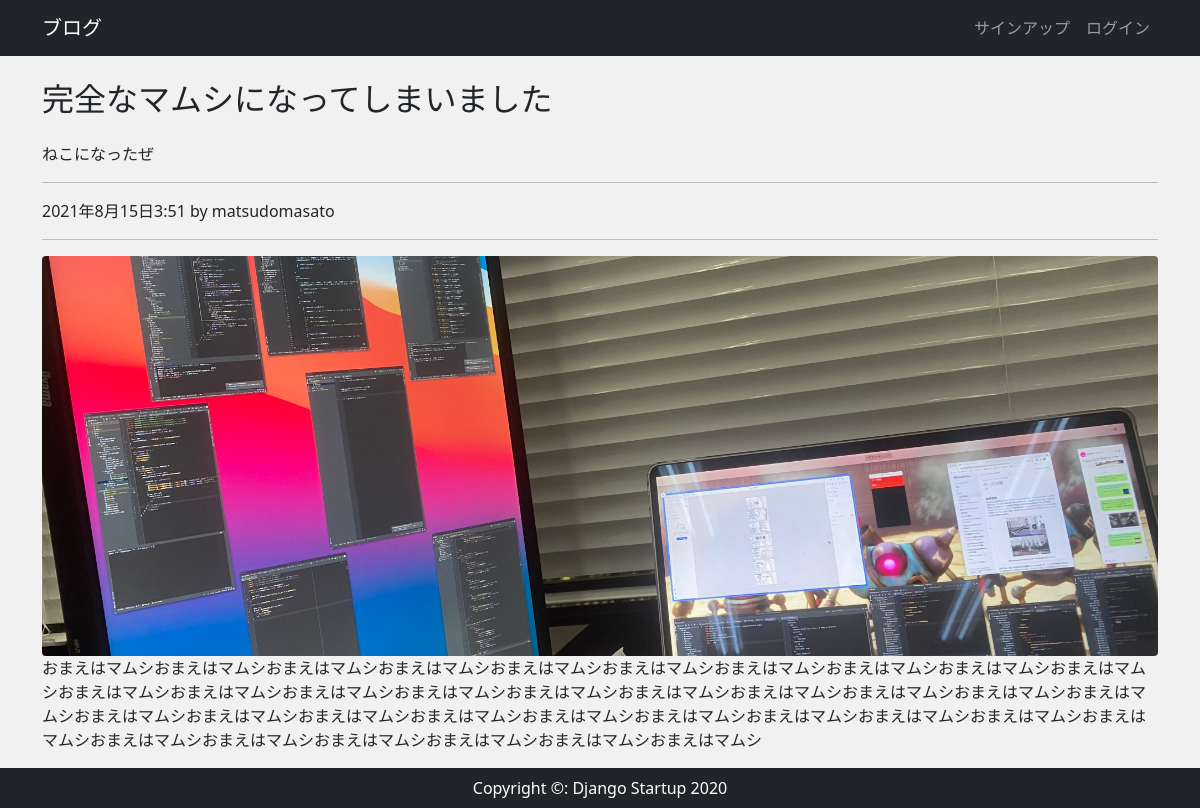
The app's page /post/1/ with its own data.
### app/models.py (models this page shows, shortened)
class Post(models.Model):
    auther =models.ForeignKey(settings.AUTH_USER_MODEL,on_delete=models.CASCADE)
    category =models.ForeignKey(Category,verbose_name='カテゴリ',on_delete=models.PROTECT)
    image =models.ImageField(upload_to='images',verbose_name='イメージ画像',null=True,blank=True)
    title =models.CharField("タイトル",max_length=200)
    content =models.TextField("本文")
    created =models.DateTimeField("作成日",default=timezone.now)

class Category(models.Model):
    name =models.CharField('カテゴリ',max_length=100)
    def __str__(self):
        return self.name

### app/views.py (the view)
# urls.py: path('post/<int:pk>/',views.PostDetailView.as_view(),name='post_detail'),
class PostDetailView(View):
    def get(self, request, *args, **kwargs):
        post_data = Post.objects.get(id=self.kwargs['pk'])
        return render(request, 'app/post_detail.html', {
            'post_data': post_data
        })

### app/context_processors.py (called while the page is built)
def common(request):
    category_data =Category.objects.all()
    context ={
        'category_data':category_data
    }
    return context

### app/templates/app/post_detail.html (shortened to what this page needs)
{% extends "app/base.html"%}
{%block content%}
<h2 class="my-4">{{post_data.title}}</h2>
<p>{{post_data.category}}</p>
<hr>
<p>{{post_data.created}} by {{post_data.auther}}</p>
<hr>
{% if post_data.image%}
<img src="{{post_data.image.url}}" alt="" class="rounded detail-img">
{% endif%}
<p>{{post_data.content}}</p>
{%endblock%}

### app/static/css/style.css (style rules this page uses)
* { margin: 0; padding: 0; box-sizing: border-box; }
body { background: #f1f1f1; display: flex; flex-flow: column; min-height: 100vh; }
.detail-img { object-fit: cover; width: 100%; height: 400px; }

### records on screen
Post: title "完全なマムシになってしまいました", category "ねこになったぜ", created "2021年8月15日3:51", auther "matsudomasato", image (picture), content "おまえはマムシおまえはマムシおまえはマムシおまえはマムシおまえはマムシおまえはマムシおまえはマムシおまえはマムシおまえはマムシおまえはマムシおまえはマムシおまえはマムシおまえはマムシおまえはマムシおまえはマムシおまえはマムシおまえはマムシおまえはマムシおまえはマムシおまえはマムシおまえはマムシおまえはマムシおまえはマムシおまえはマムシおまえはマムシおまえはマムシおまえはマムシおまえはマムシおまえはマムシおまえはマムシおまえはマムシおまえはマムシおまえはマムシおまえはマムシおまえはマムシおまえはマムシ"
